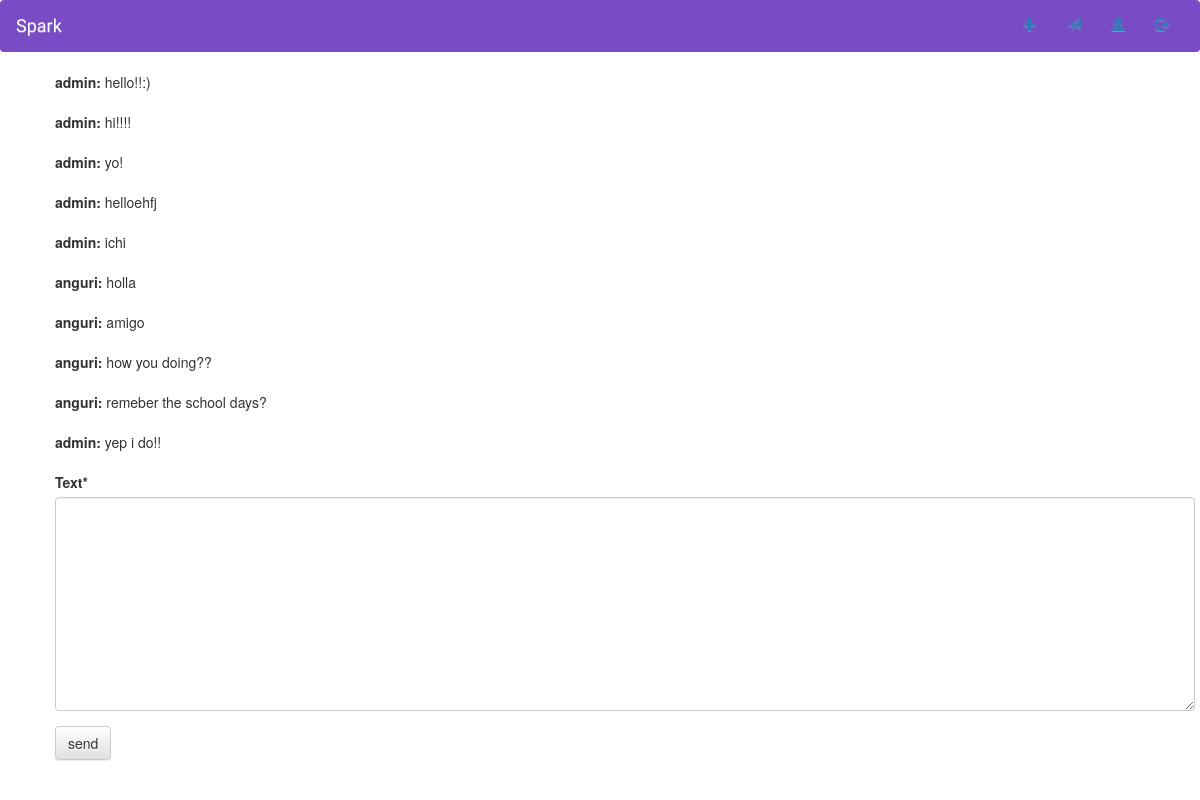
Page /84/msgs/ (signed in) on the committed database.
### messaging/models.py (models this page shows, shortened)
class message(models.Model):
	text = models.TextField(max_length=120)
	sender = models.ForeignKey(settings.AUTH_USER_MODEL, on_delete = models.CASCADE, blank = True, related_name = "sender")
	receiver = models.ForeignKey(settings.AUTH_USER_MODEL, on_delete = models.CASCADE, blank = True, related_name = "receiver")
	timestamp = models.DateTimeField(default=timezone.now)

### messaging/views.py (the view)
# urls.py: path('<int:var>/msgs/', views.msg_view, name = 'msg_view'),
def msg_view(request, var):
	m1 = User.objects.get(pk = var)
	m2 = User.objects.get(username = request.user)
	obj1 = message.objects.filter(sender = m2, receiver = m1)
	obj2 = message.objects.filter(receiver = m2, sender = m1)
	result_list = sorted(chain(obj1, obj2),key=attrgetter('timestamp'))
	if request.method == 'POST':
		form = msg_form(request.POST)
		if form.is_valid():
			f = form.save(commit = False)
			new_msg = message.objects.create(sender = m2, receiver = m1, text = f.text)
			return redirect('msg_view', var = m1.pk)
	for msg in result_list:
		print(type(msg.sender.username),'   ',type(m1.username),'   ',type(msg.receiver.username))
	else:
		form = msg_form()
	return render(request, 'messages/msg_view.html', {'conversation':result_list, 'form':form, 'A':request.user.username, 'B':m1.username})

### messaging/forms.py
class msg_form(forms.ModelForm):
	class Meta:
		model = message
		fields = ('text',)

### messaging/templates/messages/msg_view.html (shortened to what this page needs)
{% extends 'blog/base.html' %}
{% load crispy_forms_tags %}
{% block content %}
{% for o in conversation %}
<b>{{o.sender}}: </b>{{o.text}}
<br><br>
{% endfor %}
<form method = "POST" action = ".">
    {{form|crispy}}
	<input type = "submit" value = "send" class  ="btn btn-default">
</form>
{% endblock %}

### rows in the picture
message: sender "admin", text "hello!!:)"
message: sender "admin", text "hi!!!!"
message: sender "admin", text "yo!"
message: sender "admin", text "helloehfj"
message: sender "admin", text "ichi"
message: sender "anguri", text "holla"
message: sender "anguri", text "amigo"
message: sender "anguri", text "how you doing??"
message: sender "anguri", text "remeber the school days?"
message: sender "admin", text "yep i do!!"
